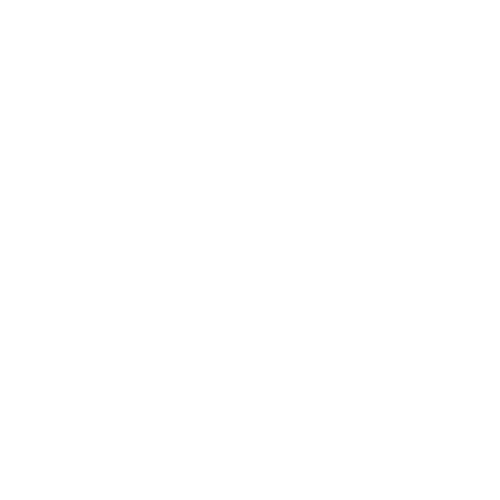
Frame 1 (no input)
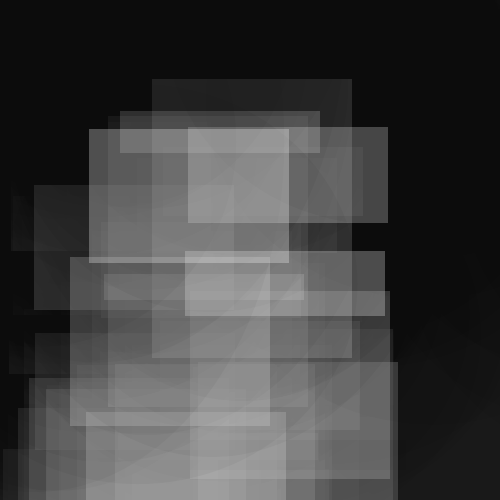
Frame 60 (the mouse pressed at the canvas centre just before this capture)
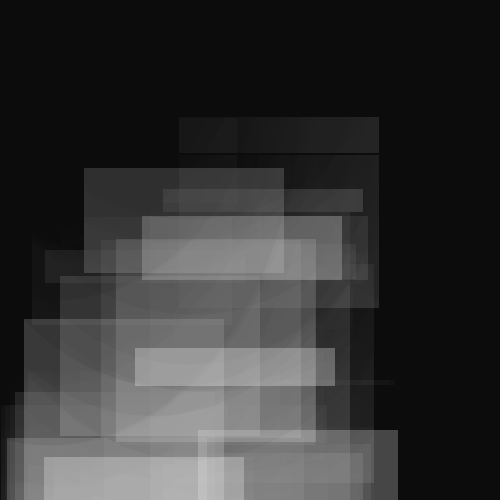
Frame 120 (the mouse held since frame 60 and released just before this capture)

The Processing sketch that drew these frames (run headless with seeded random() and noise(); from frame 60 on, the mouse is pressed at the canvas centre):

// Processing sketch: processing_133220
// ── processing_133220.pde

void setup() {
  size(500, 500);
  frameRate(8);
}

void draw() {

  noStroke();

  int xPosition;
  int yPosition;
  int rect1;
  int rect2;

  int rect1x;
  int rect2x;
  int h = 400;

  float width=random(0, 500);
  float height=random(0, 350);

  //   fill(0,3,0,30);
  ellipse(width*2, height, h+40, h);
  //   fill(7,0,2,2);
  ellipse(width/2, height/2, h+4, h+10);
  ellipse(width/2, height/2, h+100, h+300);
  h = h + 300;

  //   fill(255,255,255,10);
  ellipse(width, height, h*3, h*width);



  xPosition = round( random(0, 200) );
  yPosition = round( random(0, 500) );
  rect1 = round( random(400) );
  rect2 = round( random(300) );

  rect1x = round( random(100) );
  rect2x = round( random(300) );



  fill(255, 255, 255, 63);
  rect(xPosition+20, yPosition, rect1x, 0);

  fill(255, 255, 255, 70);
  rect(xPosition, rect1+45+30, 200, rect2);

  fill(255, 255, 255, 0);
  rect(xPosition, rect1-xPosition, 30, 50);

  fill(0, 0, 0, 10);
  rect(xPosition, rect1+rect2+6*yPosition, rect1, 30);
}
